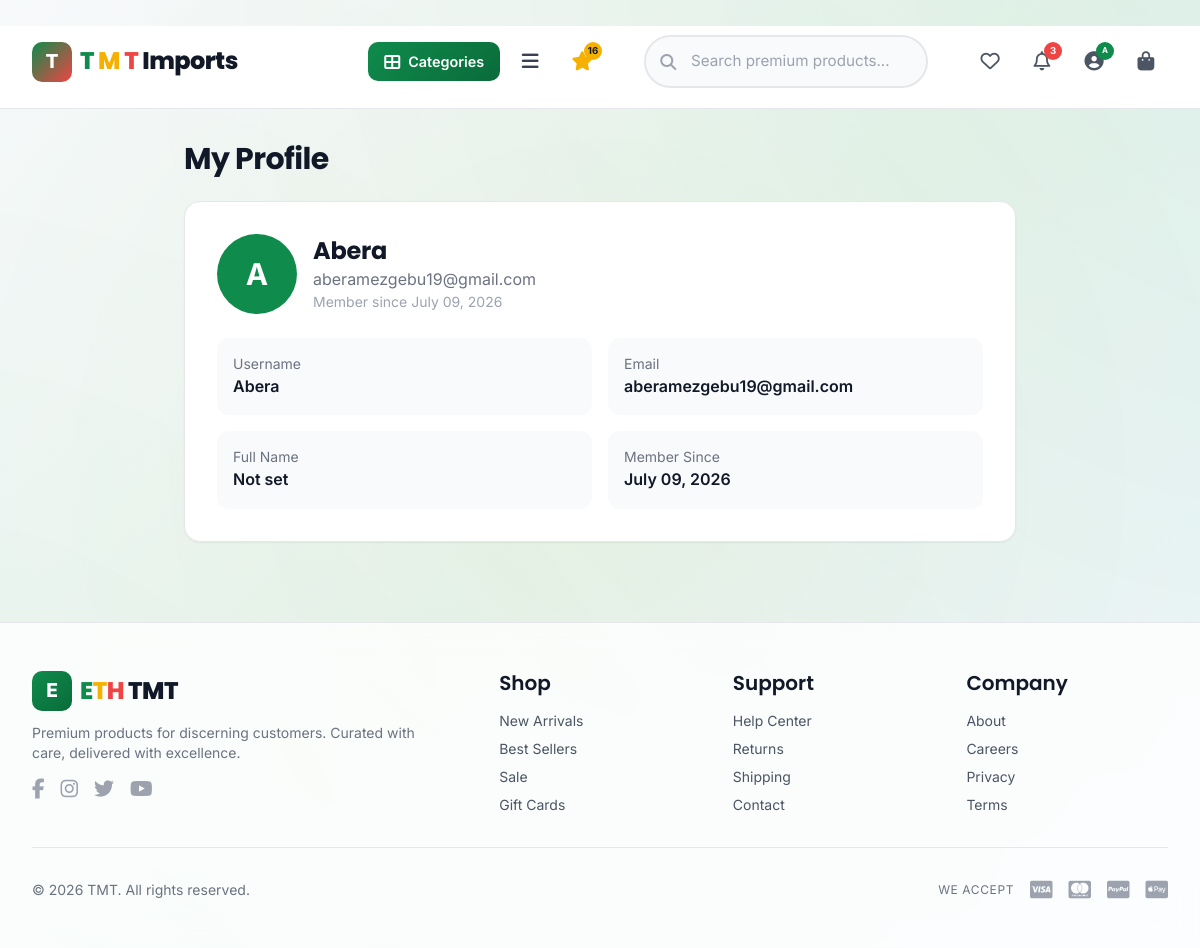
The page /products/profile/ (signed in) on the database its author committed.
### products/models.py (models this page shows, shortened)
class SiteSettings(models.Model):
    eth_text = models.CharField(max_length=10, default='ETH', help_text='Main logo text (e.g., ETH)')
    brand_suffix = models.CharField(max_length=50, default=' Imports', help_text='Text after ETH (e.g., " Imports")')
    eth_e_color = models.CharField(max_length=20, default='#0F8B4C', help_text='Color for "E" in ETH')
    eth_t_color = models.CharField(max_length=20, default='#F6B100', help_text='Color for "T" in ETH')
    eth_h_color = models.CharField(max_length=20, default='#EF4444', help_text='Color for "H" in ETH')
    site_name = models.CharField(max_length=100, default='ETH Imports')
    header_tagline = models.CharField(max_length=200, blank=True, default='Premium Ethiopian Imported Products')
    hero_badge = models.CharField(max_length=100, default='Summer Sale')
    hero_title = models.CharField(max_length=200, default='Discover Premium Ethiopian Imports')
    hero_subtitle = models.TextField(
        default='Curated collection of high-quality products from around the world, delivered to your doorstep.')
    hero_button_text = models.CharField(max_length=50, default='Shop Now')
    hero_button_url = models.CharField(max_length=200, default='#products')
    hero_secondary_button_text = models.CharField(max_length=50, default='Watch Story')
    hero_secondary_button_url = models.CharField(max_length=200, default='#')
    categories_title = models.CharField(max_length=100, default='Shop by Category')
    categories_view_all = models.CharField(max_length=50, default='View All')
    footer_brand = models.CharField(max_length=100, default='ETH Imports')
    footer_tagline = models.CharField(max_length=200,
                                      default='Premium products for discerning customers. Curated with care, delivered with excellence.')
    footer_copyright = models.CharField(max_length=200, default='All rights reserved.')
    whatsapp_number = models.CharField(max_length=20, default='+251900000000')
    telegram_username = models.CharField(max_length=50, default='your_username')
    facebook_url = models.URLField(blank=True, default='#')
    instagram_url = models.URLField(blank=True, default='#')
    twitter_url = models.URLField(blank=True, default='#')
    youtube_url = models.URLField(blank=True, default='#')
    updated_at = models.DateTimeField(auto_now=True)
    class Meta:
        verbose_name = 'Site Settings'
        verbose_name_plural = 'Site Settings'

### products/views.py (the view)
# urls.py: path('profile/', views.profile_view, name='profile'),
@login_required
def profile_view(request):
    context = {
        'page_title': 'My Profile',
        'user': request.user,
    }
    return render(request, 'products/profile.html', context)

### templates/products/profile.html (shortened to what this page needs)
﻿{% extends 'base_premium.html' %}
{% load static %}
{% block content %}
<div class="max-w-4xl mx-auto px-4 sm:px-6 lg:px-8 py-8">
    <h1 class="text-3xl font-bold text-gray-900 mb-6">My Profile</h1>
    <div class="bg-white rounded-2xl shadow-sm border border-gray-200 overflow-hidden">
        <div class="p-6 md:p-8">
            <div class="flex items-center gap-4 mb-6">
                <div class="w-20 h-20 bg-primary rounded-full flex items-center justify-center text-white text-3xl font-bold">
                    {{ user.username|slice:":1"|upper }}
                </div>
                <div>
                    <h2 class="text-2xl font-bold text-gray-900">{{ user.get_full_name|default:user.username }}</h2>
                    <p class="text-gray-500">{{ user.email }}</p>
                    <p class="text-sm text-gray-400">Member since {{ user.date_joined|date:"F d, Y" }}</p>
                </div>
            </div>
            <div class="grid grid-cols-1 md:grid-cols-2 gap-4">
                <div class="bg-gray-50 rounded-xl p-4">
                    <p class="text-sm text-gray-500">Username</p>
                    <p class="font-semibold text-gray-900">{{ user.username }}</p>
                </div>
                <div class="bg-gray-50 rounded-xl p-4">
                    <p class="text-sm text-gray-500">Email</p>
                    <p class="font-semibold text-gray-900">{{ user.email }}</p>
                </div>
                <div class="bg-gray-50 rounded-xl p-4">
                    <p class="text-sm text-gray-500">Full Name</p>
                    <p class="font-semibold text-gray-900">{{ user.get_full_name|default:"Not set" }}</p>
                </div>
                <div class="bg-gray-50 rounded-xl p-4">
                    <p class="text-sm text-gray-500">Member Since</p>
                    <p class="font-semibold text-gray-900">{{ user.date_joined|date:"F d, Y" }}</p>
                </div>
            </div>
        </div>
    </div>
</div>
{% endblock %}

### templates/base_premium.html (shortened to what this page needs)
{% load static %}
<!DOCTYPE html>
<html lang="en">
<head>
    <link rel="stylesheet" href="https://cdnjs.cloudflare.com/ajax/libs/font-awesome/6.5.1/css/all.min.css">
    <script src="https://cdn.tailwindcss.com"></script>
    <link rel="stylesheet" href="{% static 'products/css/premium.css' %}">
</head>
<body>
    <header class="premium-header" id="mainHeader">
        <div class="header-top">
            <a href="{% url 'products:product_list' %}" class="premium-logo">
                <div class="logo-icon" style="background: linear-gradient(135deg, {{ site_settings.eth_e_color|default:'#0F8B4C' }}, {{ site_settings.eth_h_color|default:'#0A6B3A' }});">
                    {{ site_settings.eth_text|default:'ETH'|slice:":1" }}
                </div>
                <div class="logo-text">
                    <span class="e" style="color: {{ site_settings.eth_e_color|default:'#0F8B4C' }};">{{ site_settings.eth_text|default:'ETH'|slice:":1" }}</span>
                    <span class="t" style="color: {{ site_settings.eth_t_color|default:'#F6B100' }};">{{ site_settings.eth_text|default:'ETH'|slice:"1:2" }}</span>
                    <span class="h" style="color: {{ site_settings.eth_h_color|default:'#EF4444' }};">{{ site_settings.eth_text|default:'ETH'|slice:"2:3" }}</span>
                    <span class="suffix">{{ site_settings.brand_suffix|default:' Imports' }}</span>
                </div>
            </a>
            <div class="header-actions">
                <button class="mega-menu-toggle" id="megaMenuToggle" title="Categories">
                    <i class="fas fa-th-large"></i>
                    <span>Categories</span>
                </button>
                <button class="header-action hamburger-btn" onclick="toggleFilterSidebar()" title="Filters">
                    <i class="fas fa-bars"></i>
                </button>
				<a href="{% url 'products:new_arrivals' %}" class="header-action new-arrivals-btn" title="New Arrivals">
					<i class="fas fa-star"></i>
					{% if new_arrivals_count %}
						<span class="badge" style="background: var(--accent); color: var(--gray-900);">{{ new_arrivals_count }}</span>
					{% endif %}
				</a>
                <div class="search-wrapper">
                    <i class="fas fa-search search-icon"></i>
                    <input type="text" class="search-input" placeholder="Search premium products..." id="searchInput">
                </div>
                <a href="{% url 'products:wishlist' %}" class="header-action" title="Wishlist">
                    <i class="far fa-heart"></i>
                </a>
                <a href="#" class="header-action" title="Notifications">
                    <i class="far fa-bell"></i>
                    <span class="badge">3</span>
                </a>
                {% if user.is_authenticated %}
                    <div class="relative" id="userDropdown">
                        <button class="header-action" onclick="toggleUserDropdown()" title="Account">
                            <i class="fas fa-user-circle"></i>
                            <span class="badge" style="background: #0F8B4C; font-size: 0.5rem; min-width: auto; padding: 0 6px;">{{ user.username|slice:":1"|upper }}</span>
                        </button>
                    </div>
                {% else %}
                    <a href="#" class="header-action" title="Account" onclick="app.openAuthModal(); return false;">
                        <i class="far fa-user"></i>
                    </a>
                {% endif %}
                <a href="#" class="header-action" title="Cart" onclick="app.showCart(); return false;">
                    <i class="fas fa-shopping-bag"></i>
                </a>
            </div>
        </div>
    </header>
    <main>
        {% block content %}{% endblock %}
    </main>
    <footer class="bg-white/80 backdrop-blur-md border-t border-gray-200 mt-12">
        <div class="max-w-7xl mx-auto px-4 sm:px-6 lg:px-8 py-12">
            <div class="grid grid-cols-1 md:grid-cols-5 gap-8">
                <div class="md:col-span-2">
                    <a href="{% url 'products:product_list' %}" class="premium-logo">
                        <div class="logo-icon">E</div>
                        <div class="logo-text">
                            <span class="e">E</span><span class="t">T</span><span class="h">H</span>
                            <span class="suffix"> {{ site_settings.footer_brand|default:'Imports' }}</span>
                        </div>
                    </a>
                    <p class="text-gray-500 mt-3 text-sm max-w-sm">
                        {{ site_settings.footer_tagline|default:'Premium products for discerning customers. Curated with care, delivered with excellence.' }}
                    </p>
                    <div class="flex gap-4 mt-4">
                        <a href="{{ site_settings.facebook_url|default:'#' }}" class="text-gray-400 hover:text-primary transition-colors"><i class="fab fa-facebook-f text-xl"></i></a>
                        <a href="{{ site_settings.instagram_url|default:'#' }}" class="text-gray-400 hover:text-primary transition-colors"><i class="fab fa-instagram text-xl"></i></a>
                        <a href="{{ site_settings.twitter_url|default:'#' }}" class="text-gray-400 hover:text-primary transition-colors"><i class="fab fa-twitter text-xl"></i></a>
                        <a href="{{ site_settings.youtube_url|default:'#' }}" class="text-gray-400 hover:text-primary transition-colors"><i class="fab fa-youtube text-xl"></i></a>
                    </div>
                </div>
                <div>
                    <h4 class="font-semibold text-gray-900 mb-4">Shop</h4>
                    <ul class="space-y-2 text-sm text-gray-600">
                        <li><a href="#" class="hover:text-primary transition-colors">New Arrivals</a></li>
                        <li><a href="#" class="hover:text-primary transition-colors">Best Sellers</a></li>
                        <li><a href="#" class="hover:text-primary transition-colors">Sale</a></li>
                        <li><a href="#" class="hover:text-primary transition-colors">Gift Cards</a></li>
                    </ul>
                </div>
                <div>
                    <h4 class="font-semibold text-gray-900 mb-4">Support</h4>
                    <ul class="space-y-2 text-sm text-gray-600">
                        <li><a href="#" class="hover:text-primary transition-colors">Help Center</a></li>
                        <li><a href="#" class="hover:text-primary transition-colors">Returns</a></li>
                        <li><a href="#" class="hover:text-primary transition-colors">Shipping</a></li>
                        <li><a href="#" class="hover:text-primary transition-colors">Contact</a></li>
                    </ul>
                </div>
                <div>
                    <h4 class="font-semibold text-gray-900 mb-4">Company</h4>
                    <ul class="space-y-2 text-sm text-gray-600">
                        <li><a href="#" class="hover:text-primary transition-colors">About</a></li>
                        <li><a href="#" class="hover:text-primary transition-colors">Careers</a></li>
                        <li><a href="#" class="hover:text-primary transition-colors">Privacy</a></li>
                        <li><a href="#" class="hover:text-primary transition-colors">Terms</a></li>
                    </ul>
                </div>
            </div>
            <div class="border-t border-gray-200 mt-8 pt-8 flex flex-col md:flex-row justify-between items-center text-sm text-gray-500">
                <p>&copy; {% now "Y" %} {{ site_settings.footer_brand|default:'ETH Imports' }}. {{ site_settings.footer_copyright|default:'All rights reserved.' }}</p>
                <div class="flex items-center gap-4 mt-4 md:mt-0">
                    <span class="text-xs uppercase tracking-wider">We Accept</span>
                    <i class="fab fa-cc-visa text-xl text-gray-400"></i>
                    <i class="fab fa-cc-mastercard text-xl text-gray-400"></i>
                    <i class="fab fa-cc-paypal text-xl text-gray-400"></i>
                    <i class="fab fa-cc-apple-pay text-xl text-gray-400"></i>
                </div>
            </div>
        </div>
    </footer>
</body>
</html>

### rows shown on the page
SiteSettings: eth_text "T", eth_text "M", brand_suffix "Imports", footer_brand "TMT", footer_tagline "Premium products for discerning customers. Curated with care, delivered with excellence.", footer_copyright "All rights reserved."

### other values the page prints
{{ new_arrivals_count }} "16"
{{ user.username|slice:":1"|upper }} "A"
{{ user.get_full_name|default:user.username }} "Abera"
{{ user.email }} "aberamezgebu19@gmail.com"
{{ user.date_joined|date:"F d, Y" }} "July 09, 2026"
{{ user.username }} "Abera"
{{ user.get_full_name|default:"Not set" }} "Not set"
